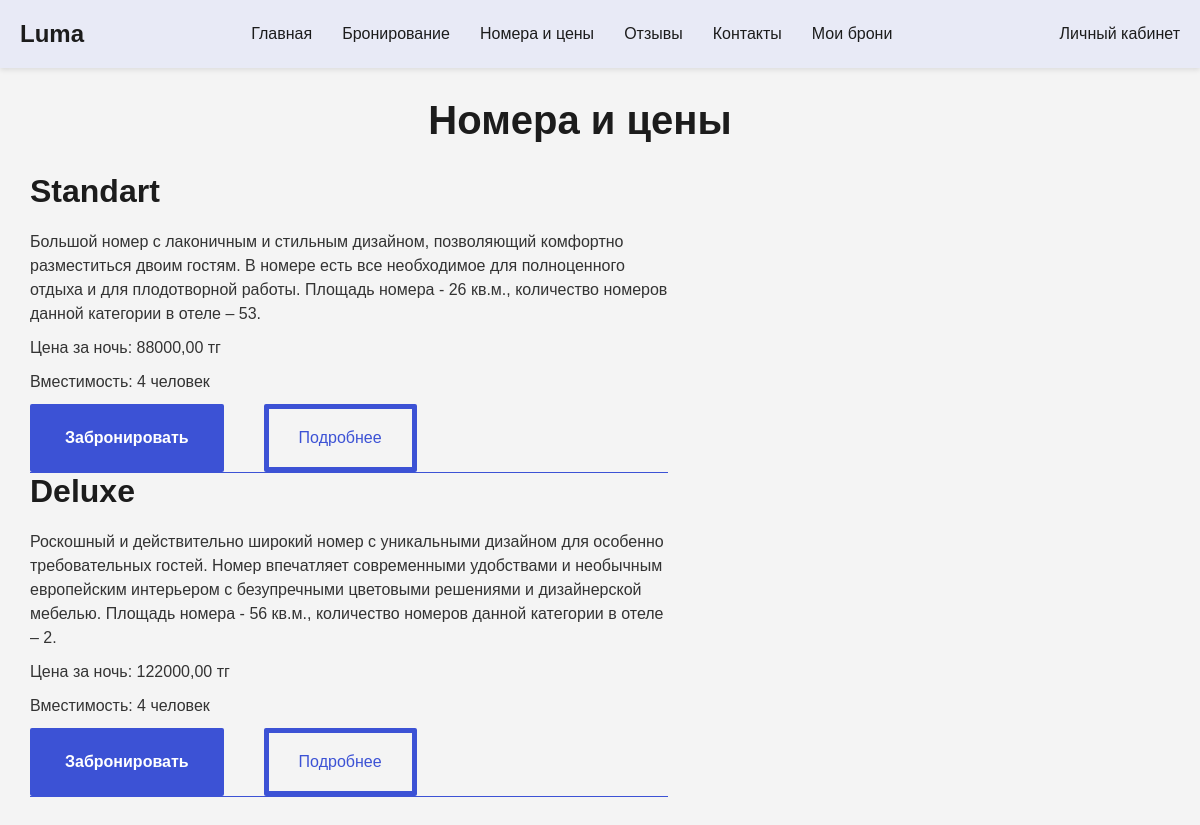
Page /rooms/ on the earlier database version.
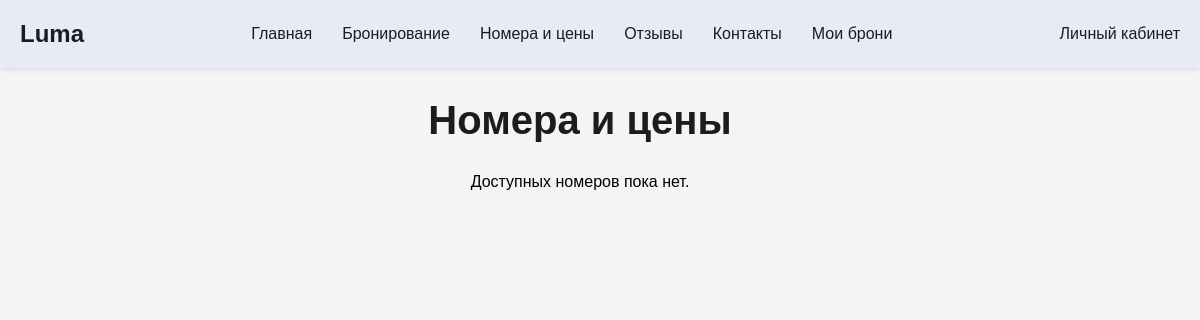
Same page on the later database version.
### booking/models.py (models this page shows, shortened)
class Room(models.Model):
    room_number = models.CharField(max_length=10, unique=True, verbose_name="Номер комнаты")
    room_type = models.ForeignKey(RoomType, on_delete=models.CASCADE, verbose_name="Тип номера")
    price_per_night = models.DecimalField(max_digits=10, decimal_places=2, verbose_name="Цена за ночь")
    capacity = models.PositiveIntegerField(verbose_name="Вместимость")
    description = models.TextField(verbose_name="Описание")
    is_available = models.BooleanField(default=True, verbose_name="Доступен")
    image = models.ImageField(upload_to='rooms/', blank=True, null=True, verbose_name="Изображение номера")
    class Meta:
        verbose_name = "Номер"
        verbose_name_plural = "Номера"

class RoomType(models.Model):
    name = models.CharField(max_length=100, verbose_name="Название типа номера")
    description = models.TextField(verbose_name="Описание")
    base_price = models.DecimalField(max_digits=10, decimal_places=2, verbose_name="Базовая цена за ночь")
    capacity = models.PositiveIntegerField(verbose_name="Вместимость")
    image = models.ImageField(upload_to='room_types/', blank=True, null=True, verbose_name="Изображение типа номера")
    class Meta:
        verbose_name = "Тип номера"
        verbose_name_plural = "Типы номеров"

### booking/views.py (the view)
# urls.py: path('rooms/', views.room_list_view, name='room_list'),
def room_list_view(request):
    room_types = RoomType.objects.all()
    rooms = []
    for room_type in room_types:
        room = Room.objects.filter(room_type=room_type, is_available=True).first()
        if room:
            rooms.append(room)
    return render(request, 'room_list.html', {'rooms': rooms})

### booking/templates/room_list.html (shortened to what this page needs)
{% load static %}
<!DOCTYPE html>
<html lang="ru">
  <head>
    <link rel="stylesheet" href="{% static 'styles.css' %}" />
  </head>
  <body>
    <header>
        <div class="logo">Luma</div>
        <nav>
            <ul>
                <li><a href="{% url 'home' %}">Главная</a></li>
                <li><a href="{% url 'booking' %}">Бронирование</a></li>
                <li><a href="{% url 'room_list' %}">Номера и цены</a></li>
                <li><a href="{% url 'reviews' %}">Отзывы</a></li>
                <li><a href="{% url 'contact' %}">Контакты</a></li>
                <li><a href="{% url 'my_bookings' %}">Мои брони</a></li>
            </ul>
        </nav>
        <div class="user-account"><a>Личный кабинет</a></div>
    </header>
    <main>
      <section class="room-list-section">
        <h2>Номера и цены</h2>
        {% if rooms %}
        <div class="room-list">
          {% for room in rooms %}
          <div class="room-card">
            <div class="room-desc">
              <h1>{{ room.room_type.name }}</h1>
              <p>{{ room.description }}</p>
              <p>Цена за ночь: {{ room.price_per_night }} тг</p>
              <p>Вместимость: {{ room.capacity }} человек</p>
              <div class="room-btn">
                <a href="{% url 'booking' %}" class="btn">Забронировать</a>
                <a href="{% url 'room_info' room.id %}" class="btn secondary">Подробнее</a>
              </div>
            </div>
          </div>
          {% endfor %}
        </div>
        {% else %}
        <p>Доступных номеров пока нет.</p>
        {% endif %}
      </section>
    </main>
  </body>
</html>

Differences in the rows shown:
removed Room: room_type.name "Standart", description "Большой номер с лаконичным и стильным дизайном, позволяющий комфортно разместиться двоим гостям. В номере есть все необходимое для полноценного отдыха и для плодотворной работы. Площадь номера - 26 кв.м., количество номеров данной категории в отеле – 53.", price_per_night "88000,00", capacity "4"
removed Room: room_type.name "Deluxe", description "Роскошный и действительно широкий номер с уникальными дизайном для особенно требовательных гостей. Номер впечатляет современными удобствами и необычным европейским интерьером с безупречными цветовыми решениями и дизайнерской мебелью. Площадь номера - 56 кв.м., количество номеров данной категории в отеле – 2.", price_per_night "122000,00", capacity "4"
Other differences:
text now shown: "Доступных номеров пока нет."
